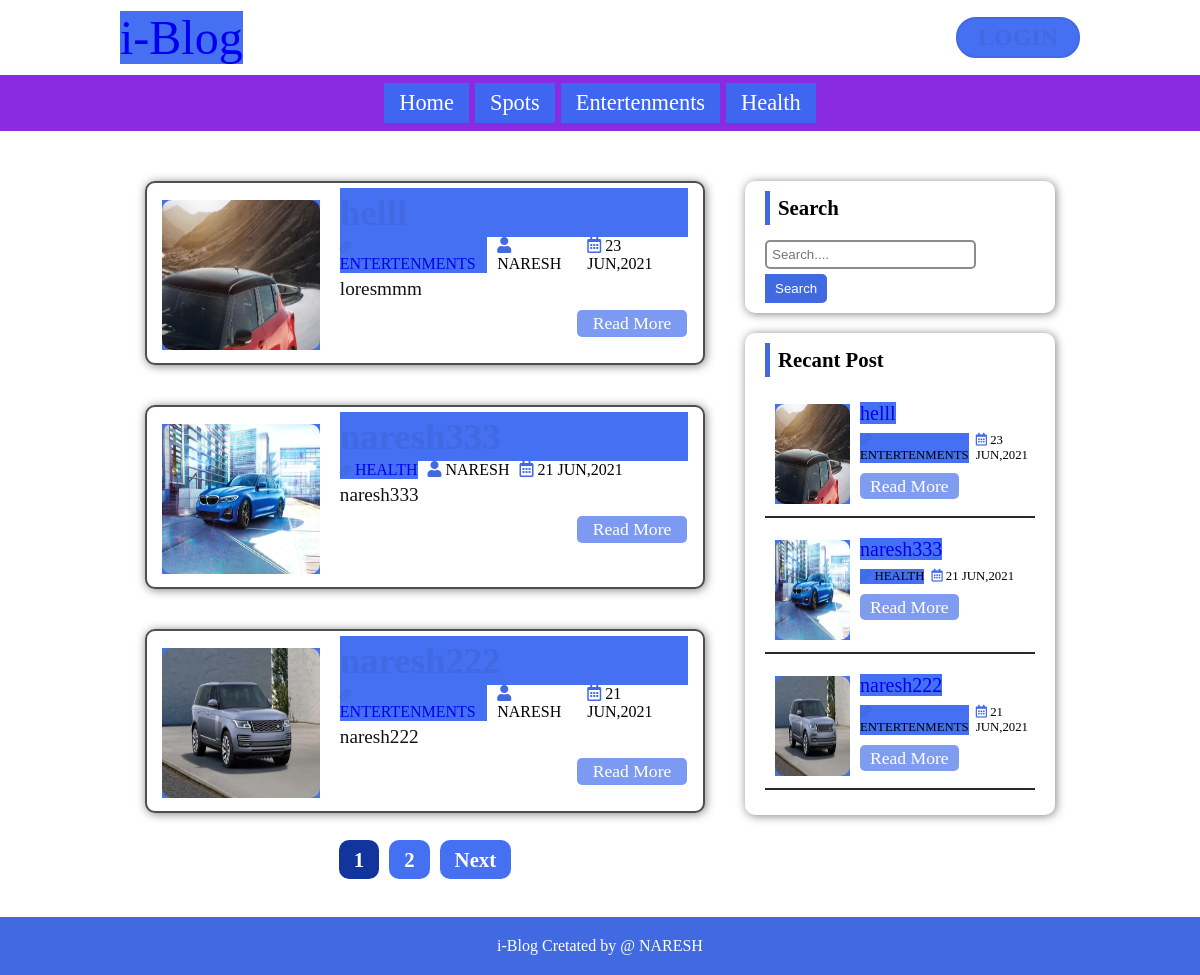
The page / on the database its author committed.
### tables this page shows
CREATE TABLE `category` (
  `category_id` int(250) NOT NULL,
  `c_name` varchar(250) NOT NULL,
  `post` int(250) NOT NULL
);

CREATE TABLE `post` (
  `post_id` int(250) NOT NULL,
  `title` varchar(250) NOT NULL,
  `descriptions` varchar(250) NOT NULL,
  `catry` varchar(250) NOT NULL,
  `post_date` varchar(250) NOT NULL,
  `author` varchar(250) NOT NULL,
  `post_img` varchar(250) NOT NULL
);

CREATE TABLE `data` (
  `id` int(250) NOT NULL,
  `name` varchar(250) NOT NULL,
  `password` varchar(250) NOT NULL,
  `u_role` varchar(250) NOT NULL
);

### index.php (the view, shortened to what this page needs)
<?php
include "./header.php";
$limit = 3;
if (isset($_GET['page'])) {
    $page = $_GET['page'];
} else {
    $page = 1;
}
$offset = ($page - 1) * $limit;
$sql = "SELECT * FROM post
 LEFT JOIN category ON post.catry = category.category_id
 LEFT JOIN data ON post.author = data.id
 ORDER BY post.post_id DESC LIMIT {$offset},{$limit}";
$Result = mysqli_query($conn, $sql);
?>
<div class="container">
    <div class="post-left col">
        <div class="blog-container">
            <?php if (mysqli_num_rows($Result) > 0) {
                while ($row = mysqli_fetch_assoc($Result)) {
            ?>
                    <div class="blog" style="height:184px">
                        <a class="blog-img" href="single.php?id=<?php echo $row['post_id']; ?>">
                            <img src="./admin/uplodeIMG/<?php echo $row['post_img'] ?>" alt=""></a>
                        <div class="blog-content">
                            <a class="blog-title" href="single.php?id=<?php echo $row['post_id']; ?>">
                            </a>
                            <div class="about-blog">
                                <a class="blog-category" href="./category.php?cat_id=<?php echo $row['category_id']; ?>">
                                    <i class="fas fa-link" style="font-size: .7rem;"></i>
                                    <?php echo $row['c_name']; ?>
                                </a>
                                <div class="blog-autor">
                                    <i class="fas fa-user"></i>
                                    <?php echo $row['name']; ?>
                                </div>
                                <div class="date">
                                    <i class="far fa-calendar-alt"></i>
                                    <?php echo $row['post_date']; ?>
                                </div>
                            </div>
                            <div class="description">
                                <?php echo $row['descriptions']; ?>
                            </div>
                            <a class="read-more " href="single.php?id=<?php echo $row['post_id']; ?>">
                                Read More
                            </a>
                        </div>
                    </div>
            <?php }
            } else {
                echo "<p class='alert'>No Post Found.</p>";
            }  ?>
            <?php
            $SQL = "SELECT * FROM post";
            $result2 = mysqli_query($conn, $SQL) or die("failed");
            if (mysqli_num_rows($result2) > 0) {
                $total_recods = mysqli_num_rows($result2);
                $total_page = ceil($total_recods / $limit);
                echo '<ul class="pagination">';
                for ($i = 1; $i <= $total_page; $i++) {
                    if ($i == $page) {
                        $active = "active";
                    } else {
                        $active = "";
                    }
                    echo '<li class="page-li"><a class="' . $active . '" href="./index.php?page=' . $i . '">' . $i . '</a></li>';
                }
                if ($total_page > $page) {
                    echo '<li class="page-li"><a href="./index.php?page=' . ($page + 1) . '">Next</a></li>';
                }
                echo '</ul>';
            }
            ?>
        </div>
    </div>
    <div class="post-right col">
        <div class="aside" style="margin-top: 10px;">
            <?php
            include "./aside.php";
            ?>
        </div>
    </div>
</div>
<?php
include "./footer.php";
?>

### header.php (shortened to what this page needs)
<!DOCTYPE html>
<html lang="en">
<?php
    include "./conntection.php";
?>
<head>
    <link rel="stylesheet" href="https://pro.fontawesome.com/releases/v5.10.0/css/all.css" />
    <link rel="stylesheet" href="./css/style.css">
</head>
<header>
    <div class="main-header">
        <div class="logo"><a href="./index.php">i-Blog</a></div>
        <a class="login-btn" href="./admin/index.php">
        </a>
    </div>
    <?php
                            $active = "";
    $sql = "SELECT * FROM category WHERE post >0";
    $result = mysqli_query($conn, $sql);
    if (mysqli_num_rows($result) > 0) {
    ?>
        <nav>
        <a href="./index.php" class="nav-iteam ">Home</a>
            <?php while ($row = mysqli_fetch_assoc($result)) {
                echo '<a href="./category.php?cat_id=' . $row['category_id'] . '" class="nav-iteam '.$active.'">' .  $row['c_name'] . '</a>';
            ?>
            <?php } ?>
        </nav>
    <?php } ?>
</header>
</html>

### aside.php (shortened to what this page needs)
<div class="serch-box">
    <div class="title">
        Search
    </div>
    <div class="input-box">
        <form action="./search.php?search=" method="get" id="SeachForm">
            <input type="search" name="search" id="search" placeholder="Search....">
            <button type="submit" class="search-btn">Search</button>
        </form>
    </div>
</div>
<div class="recent-blog">
    <div class="title">
        Recant Post
    </div>
    <?php
   $Recent = mysqli_query($conn, $sql) or die("Query Failed : Recent Post");
    ?>
    <div class="rect-blog-container">
        <?php
        if(mysqli_num_rows($Recent)>0){
        while($row_recent = mysqli_fetch_assoc($Recent)){
        ?>
        <div class="blog-rect">
            <a class="blog-img" href="single.php?id=<?php echo $row_recent['post_id']; ?>">
                <img src="./admin/uplodeIMG/<?php echo $row_recent['post_img'] ?>" alt=""></a>
            <div class="blog-content">
                <a class="blog-title" href="single.php?id=<?php echo $row_recent['post_id']; ?>">
                    <?php echo $row_recent['title']; ?>
                </a>
                <div class="about-blog">
                    <a class="blog-category" href="./single.php?id=<?php echo $row['post_id']; ?>">
                    <i class="fas fa-link" style="font-size: .7rem;"></i>
                        <?php echo $row_recent['c_name']; ?>
                    </a>
                    <div class="date">
                        <i class="far fa-calendar-alt"></i>
                        <?php echo $row_recent['post_date']; ?>
                    </div>
                </div>
                <a class="read-more " href="single.php?id=<?php echo $row_recent['post_id']; ?>">
                    Read More
                </a>
            </div>
        </div>
        <?php
        }}
        else{
            echo "No Recent Post";
        }
        ?>
    </div>
</div>

### header.php (style rules this page uses)
.login-btn { border: 2px solid royalblue; padding: 5px 20px; text-decoration: none; font-weight: bolder; color: royalblue; transition: .7s; border-radius: 20px; text-transform: uppercase }

### rows shown on the page
category: c_name "Spots"
category: c_name "Entertenments"
category: c_name "Health"
post: post_img (picture), category.c_name "ENTERTENMENTS", data.name "NARESH", post_date "23 JUN,2021", descriptions "loresmmm", title "helll"
post: post_img (picture), category.c_name "HEALTH", data.name "NARESH", post_date "21 JUN,2021", descriptions "naresh333", title "naresh333"
post: post_img (picture), category.c_name "ENTERTENMENTS", data.name "NARESH", post_date "21 JUN,2021", descriptions "naresh222", title "naresh222"
